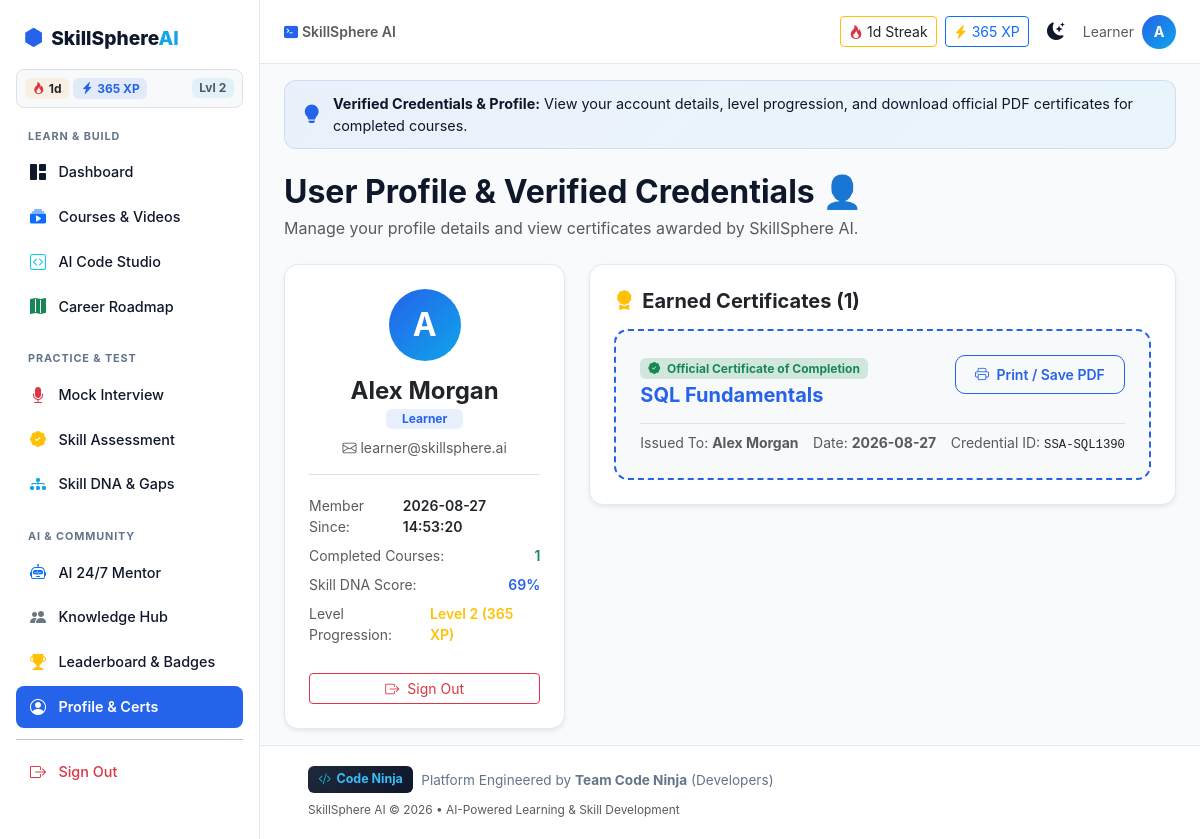
Screenshot of /profile (signed in) with the database file from the repository.
### tables this page shows
CREATE TABLE user_gamification (
                id INTEGER PRIMARY KEY AUTOINCREMENT,
                user_id INTEGER UNIQUE NOT NULL,
                xp INTEGER DEFAULT 0,
                streak INTEGER DEFAULT 1,
                level INTEGER DEFAULT 1,
                last_active DATE,
                badges TEXT DEFAULT '["Welcome Explorer"]',
                FOREIGN KEY (user_id) REFERENCES users(id) ON DELETE CASCADE
            );

CREATE TABLE users (
                id INTEGER PRIMARY KEY AUTOINCREMENT,
                name TEXT NOT NULL,
                email TEXT NOT NULL UNIQUE,
                password TEXT NOT NULL,
                role TEXT NOT NULL DEFAULT 'Learner',
                created_at TIMESTAMP DEFAULT CURRENT_TIMESTAMP
            );

CREATE TABLE certificates (
                id INTEGER PRIMARY KEY AUTOINCREMENT,
                user_id INTEGER NOT NULL,
                course_id INTEGER NOT NULL,
                certificate_id TEXT NOT NULL UNIQUE,
                date DATE NOT NULL,
                FOREIGN KEY (user_id) REFERENCES users(id) ON DELETE CASCADE,
                FOREIGN KEY (course_id) REFERENCES courses(id) ON DELETE CASCADE
            );

CREATE TABLE courses (
                id INTEGER PRIMARY KEY AUTOINCREMENT,
                title TEXT NOT NULL,
                description TEXT,
                type TEXT DEFAULT 'Video',
                duration TEXT DEFAULT '1 week',
                created_by INTEGER,
                created_at TIMESTAMP DEFAULT CURRENT_TIMESTAMP
            );

### app.py (the view)
@app.route("/profile")
@login_required
def profile():
    user = run_query("SELECT * FROM users WHERE id = %s", (session["user_id"],), fetchone=True)
    skills_data = run_query(
        "SELECT name, score FROM skills WHERE user_id = %s", (session["user_id"],), fetch=True
    ) or []
    avg_score = round(sum(s["score"] for s in skills_data) / len(skills_data)) if skills_data else 0
    completed = run_query(
        "SELECT COUNT(*) AS c FROM enrollments WHERE user_id = %s AND progress = 100",
        (session["user_id"],), fetchone=True,
    ) or {"c": 0}
    certificates = run_query(
        """SELECT cert.certificate_id, cert.date, c.title AS course_title
           FROM certificates cert JOIN courses c ON cert.course_id = c.id
           WHERE cert.user_id = %s ORDER BY cert.date DESC""",
        (session["user_id"],), fetch=True,
    ) or []
    gamification = get_gamification(session["user_id"])
    return render_template(
        "profile.html",
        user=user,
        skill_score=avg_score,
        completed_courses=completed.get("c", 0),
        certificates=certificates,
        gamification=gamification,
    )

### app.py (called while the page is built, shortened)
def get_db():
    conn = sqlite3.connect(str(DB_FILE))
    conn.row_factory = sqlite3.Row
    return conn, "sqlite"

def get_gamification(user_id):
    g = run_query("SELECT * FROM user_gamification WHERE user_id = %s", (user_id,), fetchone=True)
    if g and isinstance(g.get("badges"), str):
        try:
            g["badges_list"] = json.loads(g["badges"])
        except Exception:
            g["badges_list"] = ["Welcome Explorer"]
    else:
        g["badges_list"] = ["Welcome Explorer"]
    return g

def login_required(view):
    @wraps(view)
    def wrapped(*args, **kwargs):
        if "user_id" not in session:
            flash("Please log in to continue.", "warning")
            return redirect(url_for("login"))
        return view(*args, **kwargs)
    return wrapped

@app.context_processor
def inject_gamification():
    if "user_id" in session:
        g = get_gamification(session["user_id"])
        return {
            "user_xp": g.get("xp", 0) if g else 0,
            "user_streak": g.get("streak", 1) if g else 1,
            "user_level": g.get("level", 1) if g else 1,
            "user_badges": g.get("badges_list", []) if g else [],
        }
    return {}

### templates/profile.html (shortened to what this page needs)
{% extends "base.html" %}
{% block content %}
<div class="page-guide-banner">
    <i class="bi bi-lightbulb-fill"></i>
    <div>
        <strong>Verified Credentials & Profile:</strong> View your account details, level progression, and download official PDF certificates for completed courses.
    </div>
</div>
<div class="mb-4">
    <h2 class="fw-bold mb-1">User Profile & Verified Credentials 👤</h2>
    <p class="text-muted mb-0">Manage your profile details and view certificates awarded by SkillSphere AI.</p>
</div>
<div class="row g-4">
    <div class="col-lg-4">
        <div class="card p-4 text-center shadow-sm">
            <div class="avatar-badge mx-auto mb-3" style="width: 72px; height: 72px; font-size: 2rem;">
                {{ user.name[0]|upper }}
            </div>
            <h4 class="fw-bold mb-1">{{ user.name }}</h4>
            <span class="badge bg-primary-soft text-primary-brand align-self-center mb-2 px-3 py-1">{{ user.role }}</span>
            <p class="text-muted small mb-3"><i class="bi bi-envelope me-1"></i>{{ user.email }}</p>
            <div class="border-top pt-3 text-start small">
                <div class="d-flex justify-content-between py-1">
                    <span class="text-muted">Member Since:</span>
                    <span class="fw-semibold">{{ user.created_at }}</span>
                </div>
                <div class="d-flex justify-content-between py-1">
                    <span class="text-muted">Completed Courses:</span>
                    <span class="fw-semibold text-success">{{ completed_courses }}</span>
                </div>
                <div class="d-flex justify-content-between py-1">
                    <span class="text-muted">Skill DNA Score:</span>
                    <span class="fw-semibold text-primary-brand">{{ skill_score }}%</span>
                </div>
                <div class="d-flex justify-content-between py-1">
                    <span class="text-muted">Level Progression:</span>
                    <span class="fw-semibold text-warning">Level {{ gamification.level or 1 }} ({{ gamification.xp or 100 }} XP)</span>
                </div>
            </div>
            <a href="{{ url_for('logout') }}" class="btn btn-outline-danger btn-sm w-100 mt-4">
                <i class="bi bi-box-arrow-right me-1"></i> Sign Out
            </a>
        </div>
    </div>
    <div class="col-lg-8">
        <div class="card p-4 shadow-sm">
            <h5 class="fw-bold mb-3"><i class="bi bi-award-fill me-2 text-warning"></i>Earned Certificates ({{ certificates|length }})</h5>
            {% if certificates %}
            <div class="d-flex flex-column gap-3">
                {% for cert in certificates %}
                <div class="certificate-box p-4 bg-body-tertiary">
                    <div class="d-flex justify-content-between align-items-start mb-2 flex-wrap gap-2">
                        <div>
                            <span class="badge bg-success-subtle text-success mb-1"><i class="bi bi-patch-check-fill me-1"></i> Official Certificate of Completion</span>
                            <h5 class="fw-bold text-primary-brand mb-0">{{ cert.course_title }}</h5>
                        </div>
                        <button class="btn btn-outline-brand btn-sm" onclick="window.print();">
                            <i class="bi bi-printer me-1"></i> Print / Save PDF
                        </button>
                    </div>
                    <div class="d-flex justify-content-between align-items-center text-muted small mt-3 pt-2 border-top">
                        <span>Issued To: <strong>{{ user.name }}</strong></span>
                        <span>Date: <strong>{{ cert.date }}</strong></span>
                        <span>Credential ID: <code class="text-dark">{{ cert.certificate_id }}</code></span>
                    </div>
                </div>
                {% endfor %}
            </div>
            {% else %}
            <div class="text-center py-5">
                <i class="bi bi-award fs-1 text-muted"></i>
                <p class="text-muted mt-2 mb-3">No certificates earned yet. Complete 100% of any course to receive your official certificate!</p>
                <a href="{{ url_for('courses') }}" class="btn btn-brand btn-sm">Explore Courses</a>
            </div>
            {% endif %}
        </div>
    </div>
</div>
{% endblock %}

### templates/base.html (shortened to what this page needs)
<!DOCTYPE html>
<html lang="en" data-bs-theme="light">
<head>
<link href="https://cdn.jsdelivr.net/npm/bootstrap@5.3.3/dist/css/bootstrap.min.css" rel="stylesheet">
<link rel="stylesheet" href="https://cdn.jsdelivr.net/npm/bootstrap-icons@1.11.3/font/bootstrap-icons.css">
<link rel="stylesheet" href="{{ url_for('static', filename='style.css') }}">
</head>
<body class="{% if session.user_id %}has-sidebar{% endif %}">
{% if session.user_id %}
<div class="sidebar" id="sidebar">
    <div class="sidebar-brand">
        <i class="bi bi-hexagon-fill text-primary-brand"></i>
        <span>SkillSphere<span class="text-accent">AI</span></span>
    </div>
    <div class="px-2 py-2 mb-2 rounded-3 bg-body-tertiary border d-flex align-items-center justify-content-between">
        <div class="d-flex align-items-center gap-1">
            <span class="badge bg-warning-soft text-dark fw-bold"><i class="bi bi-fire text-danger me-1"></i>{{ user_streak or 1 }}d</span>
            <span class="badge bg-primary-soft text-primary-brand fw-bold"><i class="bi bi-lightning-charge-fill me-1"></i>{{ user_xp or 100 }} XP</span>
        </div>
        <span class="badge bg-secondary-soft text-muted small">Lvl {{ user_level or 1 }}</span>
    </div>
    <nav class="sidebar-nav">
        <div class="nav-category-header">Learn & Build</div>
        <a href="{{ url_for('dashboard') }}" class="{{ 'active' if request.endpoint == 'dashboard' }}">
            <i class="bi bi-grid-1x2-fill"></i> Dashboard
        </a>
        <a href="{{ url_for('courses') }}" class="{{ 'active' if request.endpoint in ['courses','learn'] }}">
            <i class="bi bi-collection-play-fill text-primary"></i> Courses & Videos
        </a>
        <a href="{{ url_for('code_studio') }}" class="{{ 'active' if request.endpoint == 'code_studio' }}">
            <i class="bi bi-code-square text-info"></i> AI Code Studio
        </a>
        <a href="{{ url_for('roadmap') }}" class="{{ 'active' if request.endpoint == 'roadmap' }}">
            <i class="bi bi-map-fill text-success"></i> Career Roadmap
        </a>
        <div class="nav-category-header mt-2">Practice & Test</div>
        <a href="{{ url_for('interview') }}" class="{{ 'active' if request.endpoint == 'interview' }}">
            <i class="bi bi-mic-fill text-danger"></i> Mock Interview
        </a>
        <a href="{{ url_for('assessment') }}" class="{{ 'active' if request.endpoint == 'assessment' }}">
            <i class="bi bi-patch-check-fill text-warning"></i> Skill Assessment
        </a>
        <a href="{{ url_for('skills') }}" class="{{ 'active' if request.endpoint == 'skills' }}">
            <i class="bi bi-diagram-3-fill text-accent"></i> Skill DNA & Gaps
        </a>
        <div class="nav-category-header mt-2">AI & Community</div>
        <a href="{{ url_for('mentor') }}" class="{{ 'active' if request.endpoint == 'mentor' }}">
            <i class="bi bi-robot text-primary"></i> AI 24/7 Mentor
        </a>
        <a href="{{ url_for('hub') }}" class="{{ 'active' if request.endpoint == 'hub' }}">
            <i class="bi bi-people-fill text-secondary"></i> Knowledge Hub
        </a>
        <a href="{{ url_for('leaderboard') }}" class="{{ 'active' if request.endpoint == 'leaderboard' }}">
            <i class="bi bi-trophy-fill text-warning"></i> Leaderboard & Badges
        </a>
        <a href="{{ url_for('profile') }}" class="{{ 'active' if request.endpoint == 'profile' }}">
            <i class="bi bi-person-circle"></i> Profile & Certs
        </a>
        <hr class="my-2">
        <a href="{{ url_for('logout') }}" class="text-danger">
            <i class="bi bi-box-arrow-right"></i> Sign Out
        </a>
    </nav>
</div>
{% endif %}
<header class="topbar {% if session.user_id %}with-sidebar{% endif %}">
    <div class="d-flex align-items-center gap-2">
        {% if session.user_id %}
        <span class="d-none d-md-inline-block text-muted small fw-semibold">
            <i class="bi bi-terminal-fill text-primary-brand me-1"></i>SkillSphere AI
        </span>
        {% endif %}
    </div>
    <div class="d-flex align-items-center gap-2">
        {% if session.user_id %}
        <a href="{{ url_for('leaderboard') }}" class="btn btn-sm btn-outline-warning text-dark border-warning d-none d-sm-inline-flex align-items-center gap-1 text-decoration-none">
            <i class="bi bi-fire text-danger"></i> {{ user_streak or 1 }}d Streak
        </a>
        <a href="{{ url_for('leaderboard') }}" class="btn btn-sm btn-outline-primary d-none d-sm-inline-flex align-items-center gap-1 text-decoration-none">
            <i class="bi bi-lightning-charge-fill text-warning"></i> {{ user_xp or 100 }} XP
        </a>
        {% endif %}
        <button class="btn btn-icon" id="themeToggle" title="Toggle dark mode">
            <i class="bi bi-moon-stars-fill" id="themeIcon"></i>
        </button>
        {% if not session.user_id %}
            <a href="{{ url_for('demo_login', role='learner') }}" class="btn btn-brand btn-sm d-none d-sm-inline-block">1-Click Demo</a>
            <a href="{{ url_for('login') }}" class="btn btn-outline-brand btn-sm">Login</a>
            <a href="{{ url_for('register') }}" class="btn btn-brand btn-sm">Register</a>
        {% else %}
            <span class="d-none d-sm-inline text-muted small">{{ session.role }}</span>
            <a href="{{ url_for('profile') }}" class="avatar-badge text-decoration-none">{{ session.name[0]|upper }}</a>
        {% endif %}
    </div>
</header>
<main class="{% if session.user_id %}with-sidebar{% endif %}">
    <div class="container-fluid px-3 px-md-4 py-3">
        {% block content %}{% endblock %}
    </div>
</main>
<footer class="code-ninja-footer {% if session.user_id %}with-sidebar{% endif %}">
    <div class="container-fluid px-3 px-md-4 d-flex justify-content-between align-items-center flex-wrap gap-2">
        <div class="d-flex align-items-center gap-2">
            <span class="code-ninja-badge"><i class="bi bi-code-slash text-info"></i> Code Ninja</span>
            <span>Platform Engineered by <strong>Team Code Ninja</strong> (Developers)</span>
        </div>
        <div class="text-muted small">
            <span>SkillSphere AI &copy; 2026 • AI-Powered Learning & Skill Development</span>
        </div>
    </div>
</footer>
</body>
</html>

### rows the page displays
user_gamification: xp "365", level "2"
users: role "Learner", name "A", name "Alex Morgan", email "learner@skillsphere.ai", created_at "2026-08-27 14:53:20"
certificates: course_title "SQL Fundamentals", date "2026-08-27", certificate_id "SSA-SQL1390"

### other values shown
{{ user_streak or 1 }} "1"
{{ user_level or 1 }} "2"
{{ session.name[0]|upper }} "A"
{{ completed_courses }} "1"
{{ skill_score }} "69"
{{ certificates|length }} "1"
